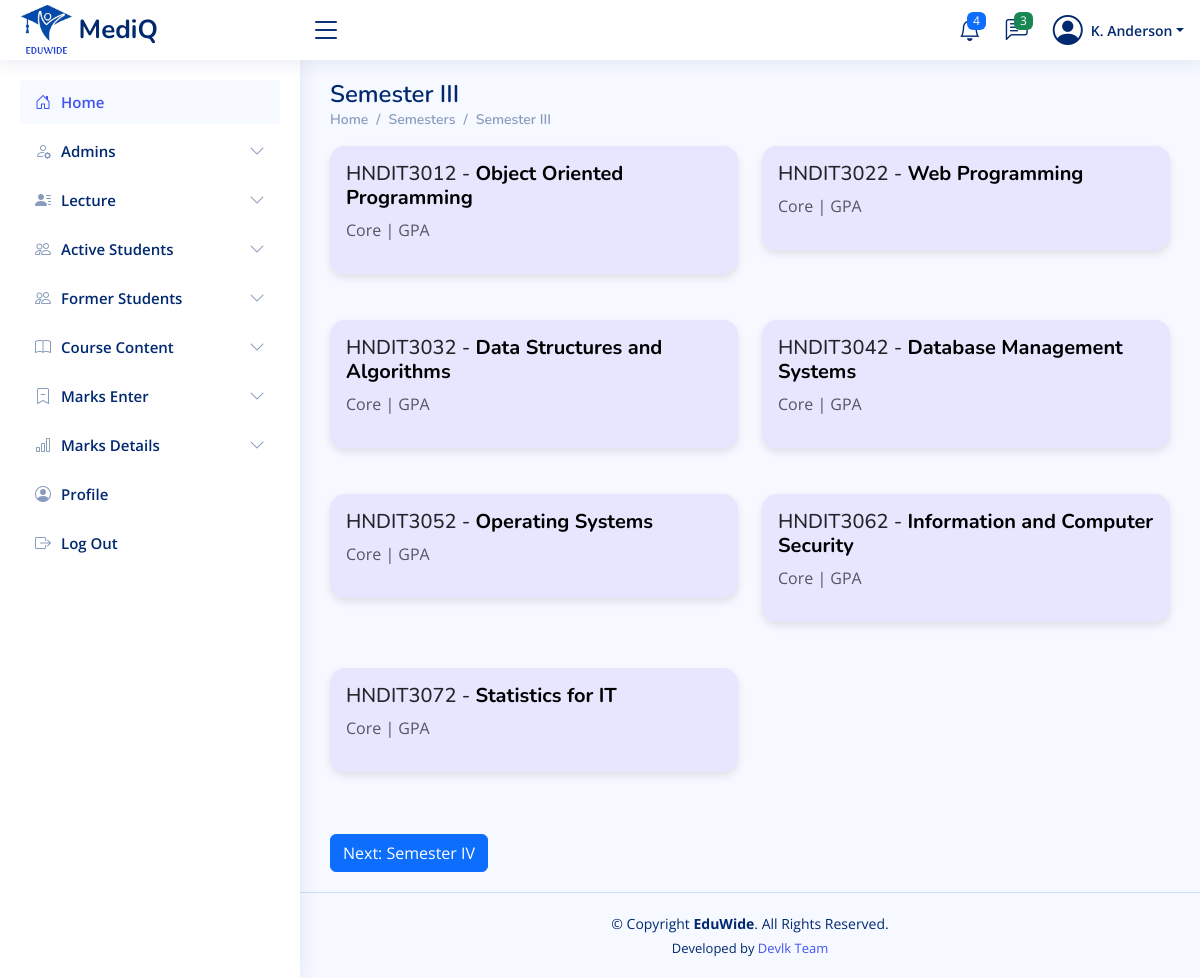
The page /admin/pages-semester3.php (signed in) on the database its author committed.
### tables this page shows
CREATE TABLE `subjects` (
  `id` int(11) NOT NULL,
  `semester` varchar(50) DEFAULT NULL,
  `code` varchar(20) DEFAULT NULL,
  `name` varchar(255) DEFAULT NULL,
  `description` varchar(255) DEFAULT NULL
);

### admin/pages-semester3.php (the view, shortened to what this page needs)
<?php
require_once '../includes/db-conn.php';
$sql = "SELECT * FROM subjects WHERE semester = 'Semester III'";
$result = $conn->query($sql);
?>
<!DOCTYPE html>
<html lang="en">
<head>
    <?php include_once("../includes/css-links-inc.php"); ?>
</head>
<body>
    <?php include_once("../includes/header.php") ?>
    <?php include_once("../includes/sadmin-sidebar.php") ?>
    <main id="main" class="main">
        <div class="pagetitle">
            <h1>Semester III</h1>
            <nav>
                <ol class="breadcrumb">
                    <li class="breadcrumb-item"><a href="">Home</a></li>
                    <li class="breadcrumb-item"><a href="">Semesters</a></li>
                    <li class="breadcrumb-item"><a href="">Semester III</a></li>
                </ol>
            </nav>
        </div>
        <section class="section">
            <div class="row">
                <?php
                if ($result->num_rows > 0) {
                    while($row = $result->fetch_assoc()) {
                        echo '<div class="col-md-6 mb-3">
                                <div class="card p-3">
                                    <h5>' . $row['code'] . ' - <a href="marks-entry.php?subject_id=' . $row['id'] . '">' . $row['name'] . '</a></h5>
                                    <p class="text-muted">' . $row['description'] . '</p>
                                </div>
                              </div>';
                    }
                } else {
                    echo "No subjects found";
                }
                ?>
            </div>
            <a href="pages-semester4.php" class="btn btn-primary mt-3">Next: Semester IV</a>
        </section>
    </main>
    <?php include_once("../includes/footer.php") ?>
</body>
</html>

### assets/css/style.css (style rules this page uses)
:root { scroll-behavior: smooth; }
body { font-family: "Open Sans", sans-serif; background: #f6f9ff; color: #444444; }
h1, h2, h3, h4, h5, h6 { font-family: "Nunito", sans-serif; }
#main { margin-top: 60px; padding: 20px 30px; transition: all 0.3s; }
.pagetitle { margin-bottom: 10px; }
.pagetitle h1 { font-size: 24px; margin-bottom: 0; font-weight: 600; color: #012970; }
.card { margin-bottom: 30px; border: none; border-radius: 5px; box-shadow: 0px 0 30px rgba(1, 41, 112, 0.1); }
.breadcrumb { font-size: 14px; font-family: "Nunito", sans-serif; color: #899bbd; font-weight: 600; }
.breadcrumb a { color: #899bbd; transition: 0.3s; }
.breadcrumb .breadcrumb-item::before { color: #899bbd; }
@media (min-width: 1200px) { #main, #footer { margin-left: 300px; } }

### admin/pages-semester3.php (style rules this page uses)
.card { border: none; border-radius: 15px; box-shadow: 0 4px 8px rgba(0, 0, 0, 0.1); transition: transform 0.3s ease-in-out; background-color: #e6e6ff; }
.card a { text-decoration: none; color: #000; font-weight: bold; }

### rows shown on the page
subjects: code "HNDIT3012", name "Object Oriented Programming", description "Core | GPA"
subjects: code "HNDIT3022", name "Web Programming", description "Core | GPA"
subjects: code "HNDIT3032", name "Data Structures and Algorithms", description "Core | GPA"
subjects: code "HNDIT3042", name "Database Management Systems", description "Core | GPA"
subjects: code "HNDIT3052", name "Operating Systems", description "Core | GPA"
subjects: code "HNDIT3062", name "Information and Computer Security", description "Core | GPA"
subjects: code "HNDIT3072", name "Statistics for IT", description "Core | GPA"
